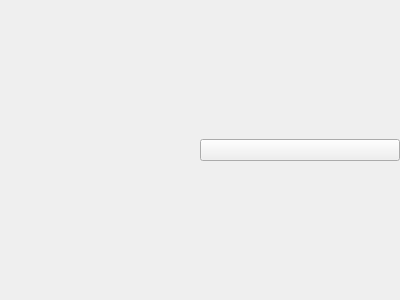
<?xml version="1.0" encoding="UTF-8"?>
<ui version="4.0">
 <class>WidgetsDatePopupPicker</class>
 <widget class="QWidget" name="WidgetsDatePopupPicker">
  <property name="geometry">
   <rect>
    <x>0</x>
    <y>0</y>
    <width>400</width>
    <height>300</height>
   </rect>
  </property>
  <property name="windowTitle">
   <string>Form</string>
  </property>
  <layout class="QHBoxLayout" name="horizontalLayout">
   <property name="spacing">
    <number>0</number>
   </property>
   <property name="leftMargin">
    <number>0</number>
   </property>
   <property name="topMargin">
    <number>0</number>
   </property>
   <property name="rightMargin">
    <number>0</number>
   </property>
   <property name="bottomMargin">
    <number>0</number>
   </property>
   <item>
    <widget class="WidgetsDateEdit" name="DateEdit" native="true">
     <property name="sizePolicy">
      <sizepolicy hsizetype="Preferred" vsizetype="Preferred">
       <horstretch>0</horstretch>
       <verstretch>0</verstretch>
      </sizepolicy>
     </property>
    </widget>
   </item>
   <item>
    <widget class="QPushButton" name="CalendarButton">
     <property name="text">
      <string/>
     </property>
    </widget>
   </item>
  </layout>
 </widget>
 <customwidgets>
  <customwidget>
   <class>WidgetsDateEdit</class>
   <extends>QWidget</extends>
   <header>WidgetsModule/Widgets/DateTime/widgetsdatetimeedit.h</header>
   <container>1</container>
  </customwidget>
 </customwidgets>
 <resources/>
 <connections/>
</ui>
